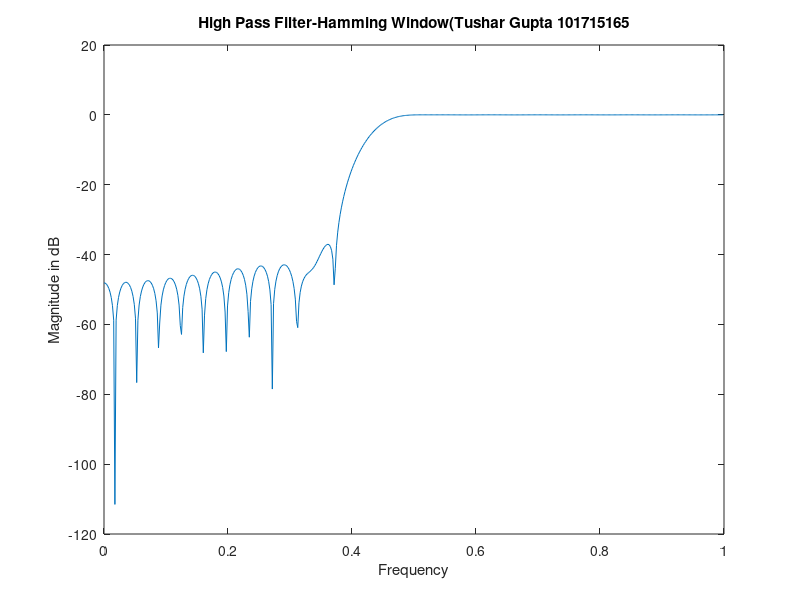

This figure's MATLAB source:
clc
clear all
close all
fp=1500;
fw=500;
sb=60;
fs=8000;
fc=(fp+(fw/2))/fs;
wc= 2*pi*fc;
N=ceil(3.3*fs/fw);
if(mod (N,2)==0)
    N=N+1;
end
h0=1-2*fc;
for n=1:(N-1)/2
    h1(n)=-(2*fc*(sin(n*wc))/(n*wc));
end
h2=fliplr(h1);
h=[h2 h0 h1];
w=zeros(1,N);
for n=-(N-1)/2:(N-1)/2
    w(n+(N-1)/2+1)=0.54+0.46*cos(2*pi*(n/N))
end
hd=h.*w;
[H W]=freqz(hd);
plot(W/pi,20*log10(abs(H))/max(H))  ;
title('High Pass Filter-Hamming Window(Tushar Gupta 101715165')
xlabel('Frequency');
ylabel('Magnitude in dB');